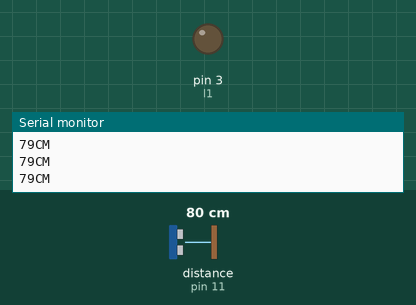
Bench run of a sketch on a simulated Arduino Uno, built with avr-gcc and run on an emulated ATmega328P. On the bench: output pins drawn as LEDs (lit = HIGH), the last lines printed to the serial monitor. Wiring (inferred from the names in the program): ultrasonic range finder: trigger pin 10; echo pin 11. The test bench sets the inputs (shaded band); at power-on: distance to the obstacle (sensor on pin 11) 80 cm. The echo pulse lasts 58.3 µs per cm; pins used as bus, display or sensor lines are not drawn.

Above: at 1.2 s.
1.3 s: distance to the obstacle (sensor on pin 11) set to 18 cm
2.8 s: distance to the obstacle (sensor on pin 11) set to 14 cm
At 4.0 s:
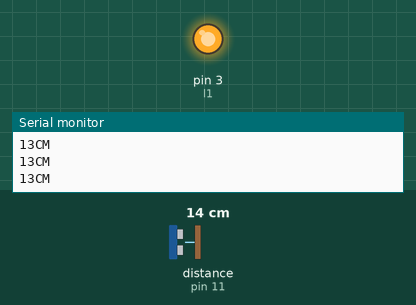
4.3 s: distance to the obstacle (sensor on pin 11) set to 35 cm
At 5.5 s:
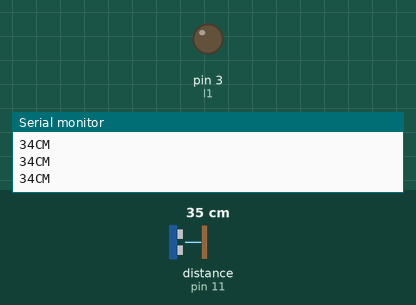
5.8 s: distance to the obstacle (sensor on pin 11) set to 2 cm
At 6.4 s:
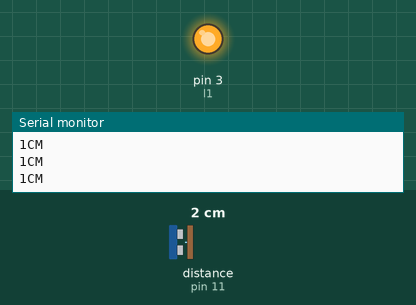
Timing chart, 0 to 8.3 s (numbered marks = the images above; inputs shaded):
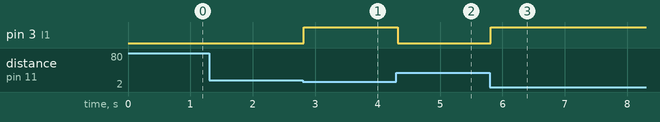

Measured:
- the behaviour switches between 17 and 16 cm on distance to the obstacle (sensor on pin 11) (found by bisection; images 0 and 1)
- after the input at 2.8 s, pin 3 (l1): LOW → HIGH at once
- after the input at 4.3 s, pin 3 (l1): HIGH → LOW at once
- after the input at 5.8 s, pin 3 (l1): LOW → HIGH at once

The sketch:

ultra_AND_SOUND.ino
```cpp
int trigpin=10;
int echopin=11;
int l1=3;

void setup()
{
  Serial.begin(9600);
  pinMode(trigpin,OUTPUT);
  pinMode(echopin,INPUT);
  pinMode(l1,OUTPUT);
}

void loop()
{
  long duration,distance;
  digitalWrite(trigpin,HIGH);
  delayMicroseconds(1000);
  digitalWrite(trigpin,LOW);
  duration=pulseIn(echopin,HIGH);
  distance=(duration/2)/29.1;
  Serial.print(distance);
  Serial.println("CM");
  delay(10);
  {
    if(distance<=5)
   {
   digitalWrite(l1,HIGH);
   delayMicroseconds(1000);

   }
   else if(distance>=5 && distance<10)
   {
  digitalWrite(l1,HIGH);
  delayMicroseconds(25);

   }
else if(distance>=10 && distance<=15)
  {
    digitalWrite(l1,HIGH);
  delayMicroseconds(50);
  }
else if(distance>15)
  {
    digitalWrite(l1,LOW);
  delayMicroseconds(1000);
  }

 }
  }
```
